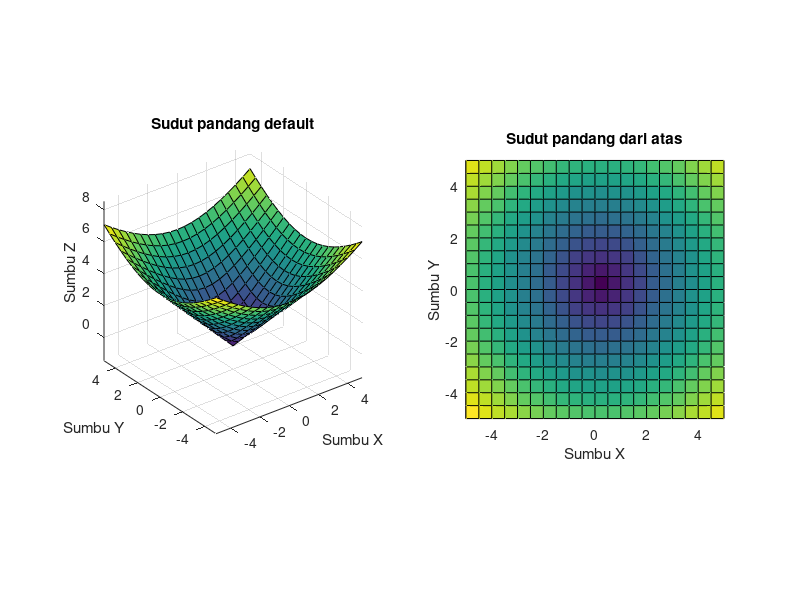

MATLAB code to generate this figure:
n = -5:0.5:5;
[X, Y] = meshgrid(n, n);
Z = sqrt(X.^2 + Y.^2);
figure;

% Plot 1
subplot(1, 2, 1);
surf(X, Y, Z);
title('Sudut pandang default');
xlabel('Sumbu X');
ylabel('Sumbu Y');
zlabel('Sumbu Z');
axis equal;

% Plot 2
subplot(1, 2, 2);
surf(X, Y, Z);
title('Sudut pandang dari atas');
xlabel('Sumbu X');
ylabel('Sumbu Y');
zlabel('Sumbu Z');
axis equal;
view(0, 90);

% vim:ft=matlab
